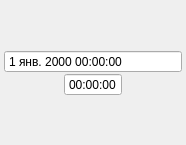
<?xml version="1.0" encoding="UTF-8"?>
<ui version="4.0">
 <class>ZDateTimeDialog</class>
 <widget class="QWidget" name="ZDateTimeDialog">
  <property name="geometry">
   <rect>
    <x>0</x>
    <y>0</y>
    <width>186</width>
    <height>145</height>
   </rect>
  </property>
  <property name="windowTitle">
   <string>Form</string>
  </property>
  <layout class="QGridLayout" name="gridLayout">
   <property name="leftMargin">
    <number>4</number>
   </property>
   <property name="topMargin">
    <number>0</number>
   </property>
   <property name="rightMargin">
    <number>4</number>
   </property>
   <property name="bottomMargin">
    <number>0</number>
   </property>
   <property name="spacing">
    <number>0</number>
   </property>
   <item row="0" column="0" colspan="3">
    <spacer name="verticalSpacer">
     <property name="orientation">
      <enum>Qt::Vertical</enum>
     </property>
     <property name="sizeHint" stdset="0">
      <size>
       <width>20</width>
       <height>41</height>
      </size>
     </property>
    </spacer>
   </item>
   <item row="1" column="0" colspan="3">
    <widget class="QDateTimeEdit" name="dateTimeEdit">
     <property name="locale">
      <locale language="Russian" country="RussianFederation"/>
     </property>
     <property name="wrapping">
      <bool>true</bool>
     </property>
     <property name="buttonSymbols">
      <enum>QAbstractSpinBox::NoButtons</enum>
     </property>
     <property name="currentSection">
      <enum>QDateTimeEdit::MinuteSection</enum>
     </property>
     <property name="calendarPopup">
      <bool>false</bool>
     </property>
    </widget>
   </item>
   <item row="2" column="0">
    <spacer name="horizontalSpacer">
     <property name="orientation">
      <enum>Qt::Horizontal</enum>
     </property>
     <property name="sizeHint" stdset="0">
      <size>
       <width>31</width>
       <height>20</height>
      </size>
     </property>
    </spacer>
   </item>
   <item row="2" column="1">
    <widget class="QTimeEdit" name="timeEdit">
     <property name="buttonSymbols">
      <enum>QAbstractSpinBox::NoButtons</enum>
     </property>
    </widget>
   </item>
   <item row="2" column="2">
    <spacer name="horizontalSpacer_2">
     <property name="orientation">
      <enum>Qt::Horizontal</enum>
     </property>
     <property name="sizeHint" stdset="0">
      <size>
       <width>30</width>
       <height>20</height>
      </size>
     </property>
    </spacer>
   </item>
   <item row="3" column="0" colspan="3">
    <spacer name="verticalSpacer_2">
     <property name="orientation">
      <enum>Qt::Vertical</enum>
     </property>
     <property name="sizeHint" stdset="0">
      <size>
       <width>20</width>
       <height>40</height>
      </size>
     </property>
    </spacer>
   </item>
  </layout>
 </widget>
 <resources/>
 <connections/>
</ui>
